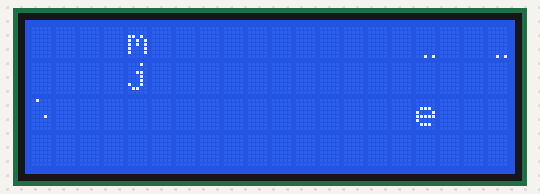
Bench run of a sketch on a simulated Arduino Uno, built with avr-gcc and run on an emulated ATmega328P. Parts: 20×4 character LCD. Wiring (inferred from the names in the program): character LCD (HD44780): RS pin 7; E pin 9; data pin 6, pin 3, pin 8, pin 4. Random numbers use the default seed unless the sketch sets one.

Above: at 12.47 s.
At 17.82 s:
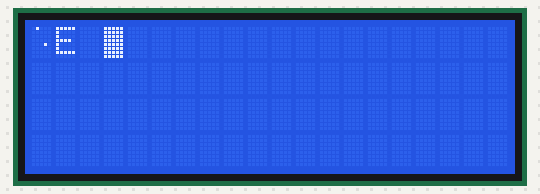
At 20.71 s:
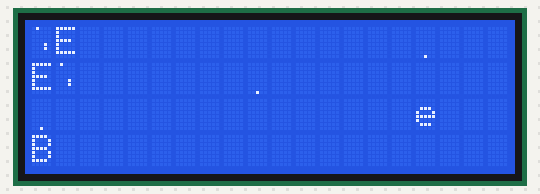
At 21.9 s:
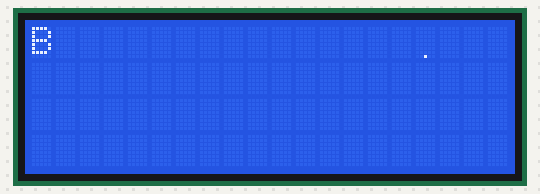
At 26.28 s:
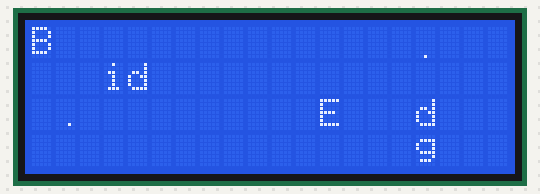
At 30.74 s:
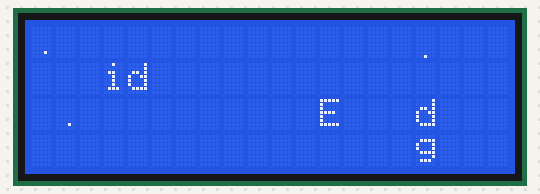

Measured:
- what the display in image 0 shows lasts 0.4 s, from 12.3 s to 12.7 s
- what the display in image 3 shows lasts 0.9 s, from 21.8 s to 22.7 s

The sketch:

AY38910_Logistic.ino
```cpp
// Logistic equation music //

#define MAXTEMPO  14  // 350 BPM 16th note
#define MINTEMPO  111 // 45 BPM 16th note
#define POLY      6   // note polyphony

  float r = 3.7f;
  float x = 0.1f;
  uint8_t notes[POLY];

const byte ad[8] = { 8, 9, 2, 3, 4, 5, 6, 7 }; // connect to DA0,1,...,7
const byte pinBC1 = 10;
const byte pinCLK = 11; // OC2A output pin for ATmega328 boards
const byte pinBDIR = 12;
const byte pinRST = 13;

//Fast pin switching macros
#define __BCPORT__ PORTB
#define __BC1__ 2  // PORT PIN
#define __BDIR__ 4 // PORT PIN

void initFrequencyGenerator(){
    // Set Timer 2 CTC mode OC2A toggles on compare match
    TCCR2A = 0x42;
    TCCR2B = 0x01; // prescaller
    TIMSK2 = 0;
    // This value determines the output frequency: 0 - 16MHz, 1 - 8MHz, 2 - 4MHz, 3 - 2MHz, 4 - 1MHz
    OCR2A = 3;
}

/* Registers */
enum{
  REG_FREQ_A_LO = 0,
  REG_FREQ_A_HI,
  REG_FREQ_B_LO,
  REG_FREQ_B_HI,
  REG_FREQ_C_LO,
  REG_FREQ_C_HI,
  REG_FREQ_NOISE,
  REG_IO_MIXER,
  REG_LVL_A,
  REG_LVL_B,
  REG_LVL_C,
  REG_FREQ_ENV_LO,
  REG_FREQ_ENV_HI,
  REG_ENV_SHAPE,
  REG_IOA,
  REG_IOB
};

void send_data(byte address, byte data) {
// WRITE REGISTER NUMBER
  //write address to DA0-DA7 pins
  PORTB |= address & 0x03;
  PORTD |= address & 0xFC;
  //validate addess
  //set BC1+BDIR bits, latch address mode
  __BCPORT__ |= (1 << __BDIR__) + (1 << __BC1__);
  asm("nop\nnop\nnop\nnop\nnop\nnop\nnop\nnop"); //set+hold address delay 500ns (400+100 min)
  //clear BC1+BDIR bits, inactive mode
  __BCPORT__ &= ~((1 << __BDIR__) + (1 << __BC1__));
  // reset pins to tristate mode
  PORTB &= ~(address & 0x03);
  PORTD &= ~(address & 0xFC);

// WRITE REGISTER DATA
  //write data to pins
  PORTB |= data & 0x03;
  PORTD |= data & 0xFC;
  //validate data
  //set BDIR bit, write to reg mode
  __BCPORT__ |= ( 1 << __BDIR__);
  asm("nop\nnop\nnop\nnop"); //250ns delay (250min-500max) nop=62.5ns on 16MHz
  //clear BDIR bit, inactive mode
  __BCPORT__ &= ~( 1 << __BDIR__);
  // reset pins to tristate mode
  PORTB &= ~(data & 0x03);
  PORTD &= ~(data & 0xFC);
}

uint16_t note[] = {//MIDI note number
  15289, 14431, 13621, 12856, 12135, 11454, 10811, 10204,//0-o7
  9631, 9091, 8581, 8099, 7645, 7215, 6810, 6428,//8-15
  6067, 5727, 5405, 5102, 4816, 4545, 4290, 4050,//16-23
  3822, 3608, 3405, 3214, 3034, 2863, 2703, 2551,//24-31
  2408, 2273, 2145, 2025, 1911, 1804, 1703, 1607,//32-39
  1517, 1432, 1351, 1276, 1204, 1136, 1073, 1012,//40-47
  956, 902, 851, 804, 758, 716, 676, 638,//48-55
  602, 568, 536, 506, 478, 451, 426, 402,//56-63
  379, 358, 338, 319, 301, 284, 268, 253,//64-71
  239, 225, 213, 201, 190, 179, 169, 159,//72-79
  150, 142, 134, 127, 119, 113, 106, 100,//80-87
  95, 89, 84, 80, 75, 71, 67, 63,//88-95
  60, 56, 53, 50, 47, 45, 42, 40,//96-103
  38, 36, 34, 32, 30, 28, 27, 25,//104-111
  24, 22, 21, 20, 19, 18, 17, 16,//112-119
  15, 14, 13, 13, 12, 11, 11, 10,//120-127
  0//off
};

void note_chan_A(uint8_t i){
  send_data(REG_FREQ_A_LO, note[i]&0xff);
  send_data(REG_FREQ_A_HI, (note[i] >> 8)&0x0f);
}

void note_chan_B(uint8_t i){
  send_data(REG_FREQ_B_LO, note[i]&0xff);
  send_data(REG_FREQ_B_HI, (note[i] >> 8)&0x0f);
}

void note_chan_C(uint8_t i){
  send_data(REG_FREQ_C_LO, note[i]&0xff);
  send_data(REG_FREQ_C_HI, (note[i] >> 8)&0x0f);
}

void envelope(uint16_t freq){
  send_data(REG_FREQ_ENV_LO, freq & 0xff);
  send_data(REG_FREQ_ENV_HI, (freq >> 8)& 0xff);
}

void set_env( bool hold, bool alternate, bool attack, bool cont){
  send_data(REG_ENV_SHAPE, (hold == true ? 0 : 1)|(alternate == true? 0 : 2)|(attack == true ? 0 : 4)|(cont == true ? 0 : 8));
}

void amp_chan_A(uint8_t ampl, bool envset){
  send_data(REG_LVL_A, (ampl & 0xf)|(envset != true ? 0 : B00010000));
}

void amp_chan_B(uint8_t ampl, bool envset){
  send_data(REG_LVL_B, (ampl & 0xf)|(envset != true ? 0 : B00010000));
}

void amp_chan_C(uint8_t ampl, bool envset){
  send_data(REG_LVL_C, (ampl & 0xf)|(envset != true ? 0 : B00010000));
}

void noise(uint8_t freq){
  send_data(REG_FREQ_NOISE, freq&0x1f);
}

void set_mix(bool tone_A, bool tone_B, bool tone_C, bool noise_A, bool noise_B, bool noise_C){
   send_data(REG_IO_MIXER, B11000000|(noise_C == true ? 0 : B00100000)|(noise_B == true? 0 : B00010000)|(noise_A == true ? 0 : B00001000)|(tone_C == true ? 0 : B00000100)|(tone_B == true ? 0 : B00000010)|(tone_A == true ? 0 : B00000001));
}

void setup(){

  // INTERRUPT DISABLE
  cli();

  //init pins
  for(byte i=0; i < 8; i++) pinMode(ad[i], OUTPUT);

  pinMode(0, INPUT);

  pinMode(pinBC1, OUTPUT);
  pinMode(pinBDIR, OUTPUT);
  pinMode(pinRST, OUTPUT);

  //inactive mode
  digitalWrite(pinBC1, LOW);
  digitalWrite(pinBDIR, LOW);

  pinMode(pinCLK, OUTPUT);
  initFrequencyGenerator();

  // reset sequence
  digitalWrite(pinRST, LOW);
  delay(10);
  digitalWrite(pinRST, HIGH);

  // INTERRUPT ENABLE
  sei();

  // volume 0 - mute chan. A.B.C
  send_data(REG_LVL_A, B00000000);
  send_data(REG_LVL_B, B00000000);
  send_data(REG_LVL_C, B00000000);

}

void loop(){

  for (int i = 0; i < POLY; i++){

    float nx = x;
    x = r * nx * (1.0f - nx);
    notes[i] = 127.0f * x;

  }

  uint8_t notea = map(notes[0], 0, 127, 12, 72); // quantise note C1-c4
  uint8_t noteb = map(notes[1], 0, 127, 12, 72); // quantise note C1-c4
  uint8_t notec = map(notes[2], 0, 127, 12, 72); // quantise note C1-c4

  uint8_t vola = map(notes[3], 0, 127, 1, 13);
  uint8_t volb = map(notes[4], 0, 127, 1, 13);
  uint8_t volc = map(notes[5], 0, 127, 1, 13);

  set_mix(1, 1, 1, 0, 0, 1); // toneA, toneB, toneC, noiseA, noiseB, noiseC 0-1

  amp_chan_A(vola, 0); // 0-15
  amp_chan_B(volb, 0); // 0-15
  amp_chan_C(volc, 1); // 0-15

  set_env(0, 0, 1, 1); // hold, alter, attack, cont 0-1
  envelope(rand()%5000); // 0-65535

  noise(rand()%32); // 0-31

  note_chan_A(notea); // note 0-127
  note_chan_B(noteb); // note 0-127
  note_chan_C(notec); // note 0-127

  uint8_t delay_ms = MINTEMPO;
  delay(2*delay_ms);

}
```
